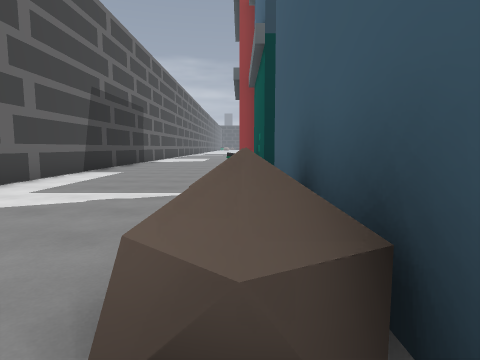
view 1 (above)

20 first-person views from a walk through a 3-D level made in the Godot game engine. The camera is 1.4 m above the floor, tilts 6° down and sees 75° across. The floor is counted in squares, 2 m on a side. Each view is taken from the middle of a square. On the plan, view 1 faces up. The plan holds only what a view shows up to about 10 squares ahead; the rest is blank. The place goes on beyond the plan. Flat picture figures and markers are left out. Some surface patterns are stand-ins.

view 2
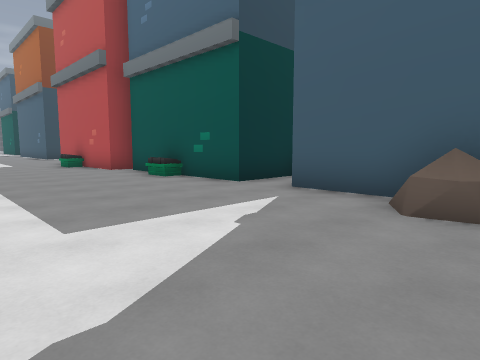

view 3
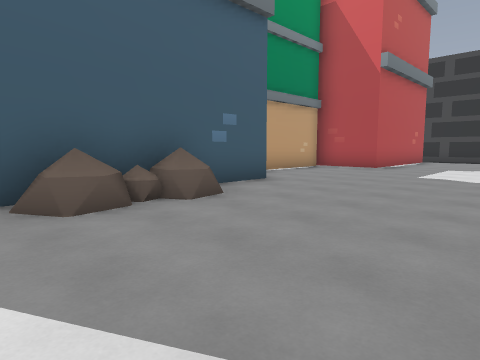

view 4
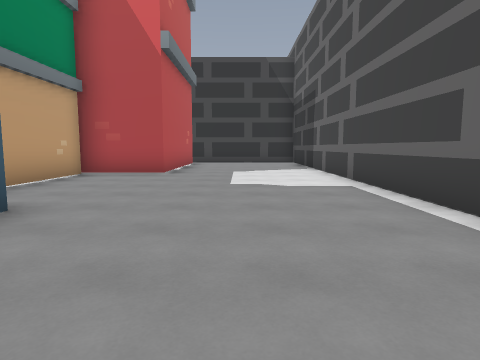

view 5
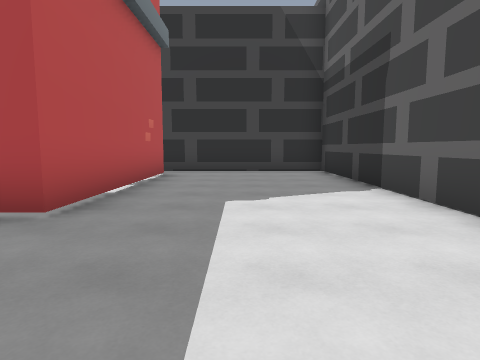

view 6
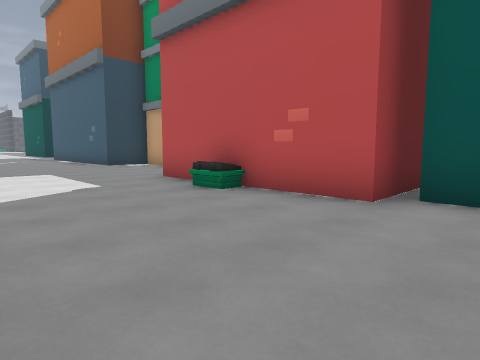

view 7
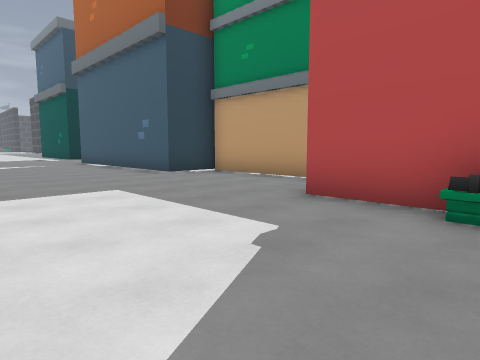

view 8
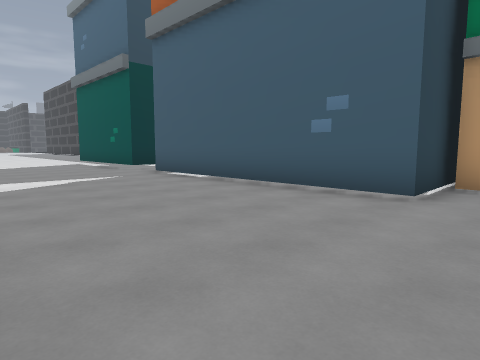

view 9
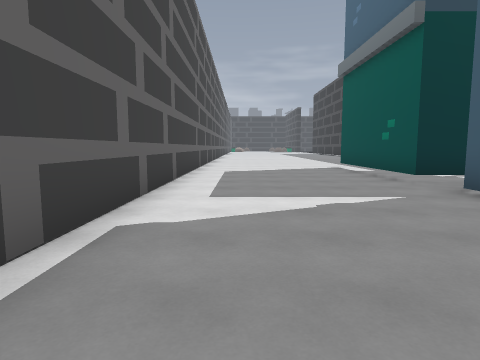

view 10
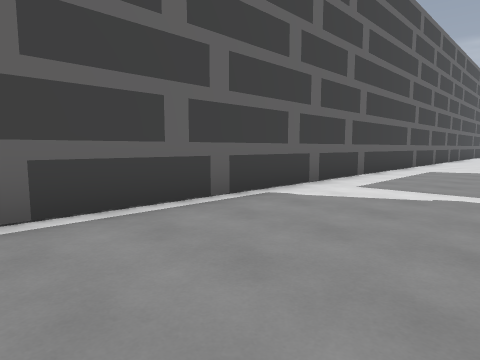

view 11
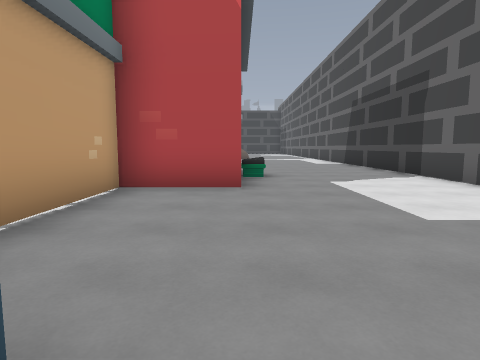

view 12
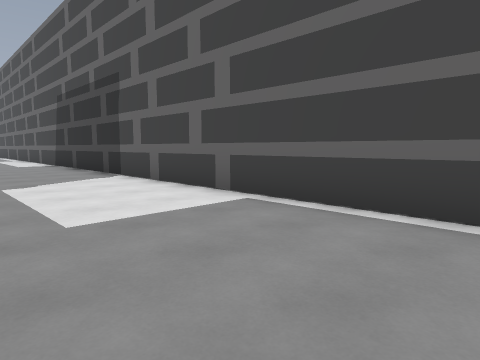

view 13
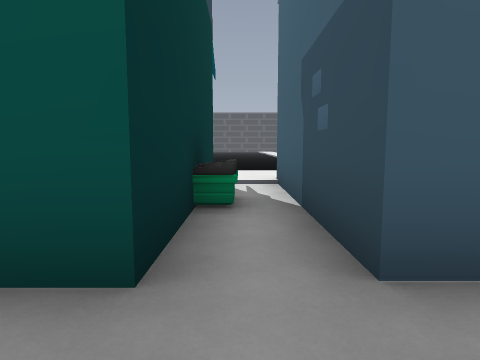

view 14
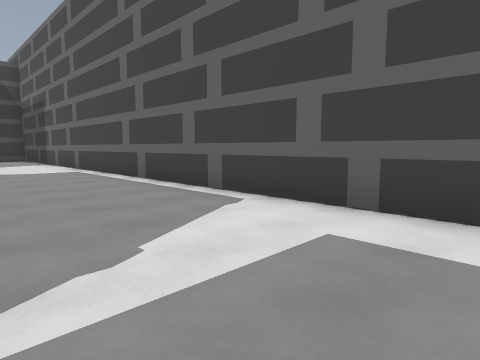

view 15
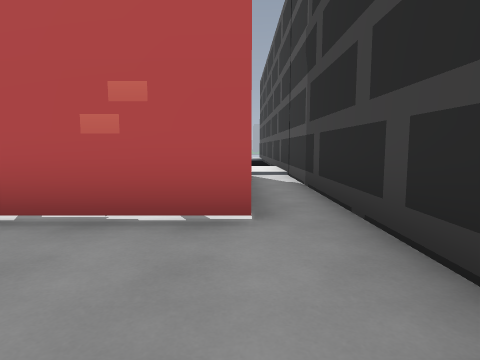

view 16
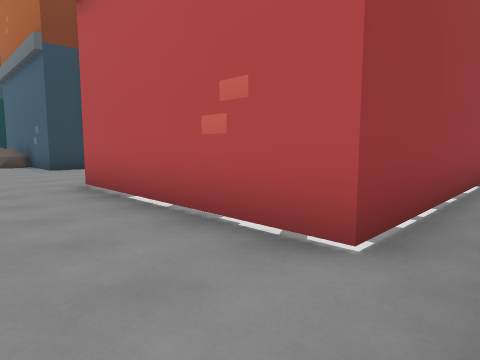

view 17
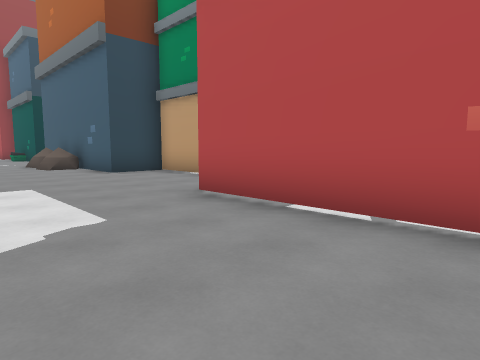

view 18
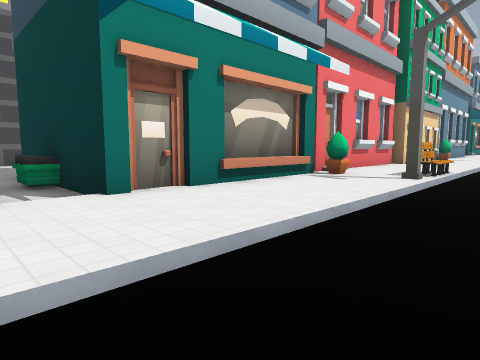

view 19
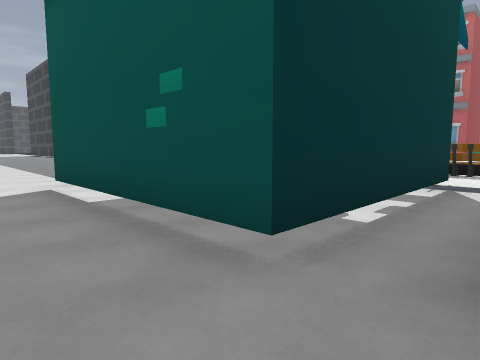

view 20
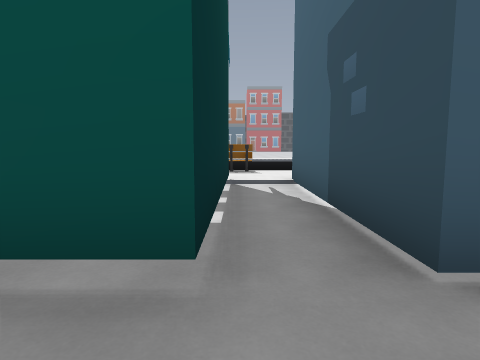

### Floor plan
Points are (right, up) in squares from view 1. A wall is a line through its corners. A room is listed if a view was taken in it or the views show most of it. See-through windows are left out.
Room 1 (views 1, 2, 3, 4, 5, 6, 7, 8, 9, 10, 11, 12, 13, 14, 15, 16, 17, 19, 20)
walls: (2, 11.6) (0, 11.6) (0, 16.6) (2, 16.6) (2, 21.1); (2.5, 6.5) (0.6, 6.5) (0.6, 11.2); (3, 21.3) (0.6, 21.3) (0.6, 28) (5.2, 28); (5.2, 29.2) (0.6, 29.2) (0.6, 33.5); (-4.4, 32.9) (-4.4, -12.2) (5.5, -12.2); (4.9, -11.1) (0, -11.1) (0, -6.1) (2, -6.1) (2, -1.4) (0.6, -1.4) (0.6, 5.3) (2.5, 5.3)
low walls: (-0.5, 3.1) (0.1, 3.4); (-0.5, 2.5) (-0.5, 2.6) (-0.2, 3.2) (0.4, 3.1); (-0.3, 1.8) (-0.1, 2.2) (-0.5, 2.6); (0.6, 1) (-0.1, 0.6); (0.1, 0.7) (-0.2, 0.7) (-0.5, 1.1) (-0.3, 1.7) (0.4, 1.6)
ways out: opening at (5, -12) to room 2; opening at (5, 29) to room 2; opening at (1.5, 6) to room 3
objects: dumpster (0, 9); dumpster (0, 14)
Room 2 (view 18)
walls: (5.2, 11.2) (5.2, 7.8); (5, 10.9) (5, 8.6); (5, 7.9) (5, 6.9); (5, 12.1) (5, 11.5); (5.2, 14.6) (5.2, 13.5); (5, 15.2) (5, 12.9); (5.5, -12.2) (7, -12.2)
ways out: opening at (5, -12) to room 1; opening at (5, 29) to room 1; opening at (4.5, 6) to room 3
objects: bush (6, 11); bench (7, 12); bench (7, 13); bench (7, 29); bench (7, 30)
Room 3 (no view inside)
walls: (5.2, 6.5) (2.5, 6.5); (2.5, 5.3) (5.2, 5.3)
ways out: opening at (1.5, 6) to room 1; opening at (4.5, 6) to room 2
objects: dumpster (3, 6) to (3, 7)

Where each view was taken, in squares from view 1:
view 1: 0 up, 0 right, facing up
view 2: 2 up, 4 left, facing up-right
view 3: 4 up, 4 left, facing down-right
view 4: 2 up, 2 left, facing down
view 5: 3 down, 2 left, facing down
view 6: 10 up, 4 left, facing up-right
view 7: 14 up, 4 left, facing up-right
view 8: 20 up, 4 left, facing up-right
view 9: 23 up, 3 left, facing up
view 10: 22 up, 1 left, facing up-left
view 11: 22 up, 0 right, facing down
view 12: 22 up, 1 left, facing down-left
view 13: 6 up, 1 left, facing right
view 14: 6 up, 1 left, facing down-left
view 15: 11 down, 3 left, facing right
view 16: 12 down, 2 left, facing up-right
view 17: 10 down, 3 left, facing up-right
view 18: 5 up, 9 right, facing up-left
view 19: 28 up, 1 left, facing up-right
view 20: 29 up, 1 left, facing right
